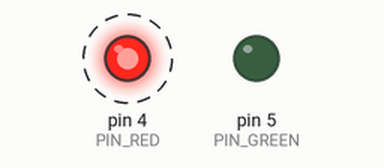
Simulated run of this sketch. Board: Arduino Uno, built with avr-gcc and run on an emulated ATmega328P. Parts: output pins drawn as LEDs (lit = HIGH). Dashed ring = blinking.

Above: at 0.5 s.
Timing chart, 0 to 4.6 s (numbered marks = the images above):
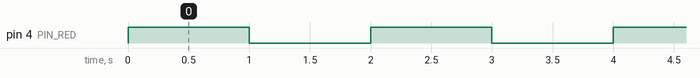

Measured:
- by itself, pin 4 (PIN_RED): alternates HIGH for 1.0 s and LOW for 1.0 s

The sketch:

RGB.ino
```cpp
#define PIN_RED 4
#define PIN_GREEN 5

void setup() {
  pinMode(PIN_RED, OUTPUT);
  pinMode(PIN_GREEN, OUTPUT);

  // put your setup code here, to run once:
  Serial.begin(9600);
}

void loop() {
  digitalWrite(PIN_RED,HIGH);
  delay(1000);
  digitalWrite(PIN_RED, LOW);
  //digitalWrite(PIN_GREEN,HIGH);
  delay(1000);
  digitalWrite(PIN_GREEN, LOW);

  // put your main code here, to run repeatedly:

}
```
